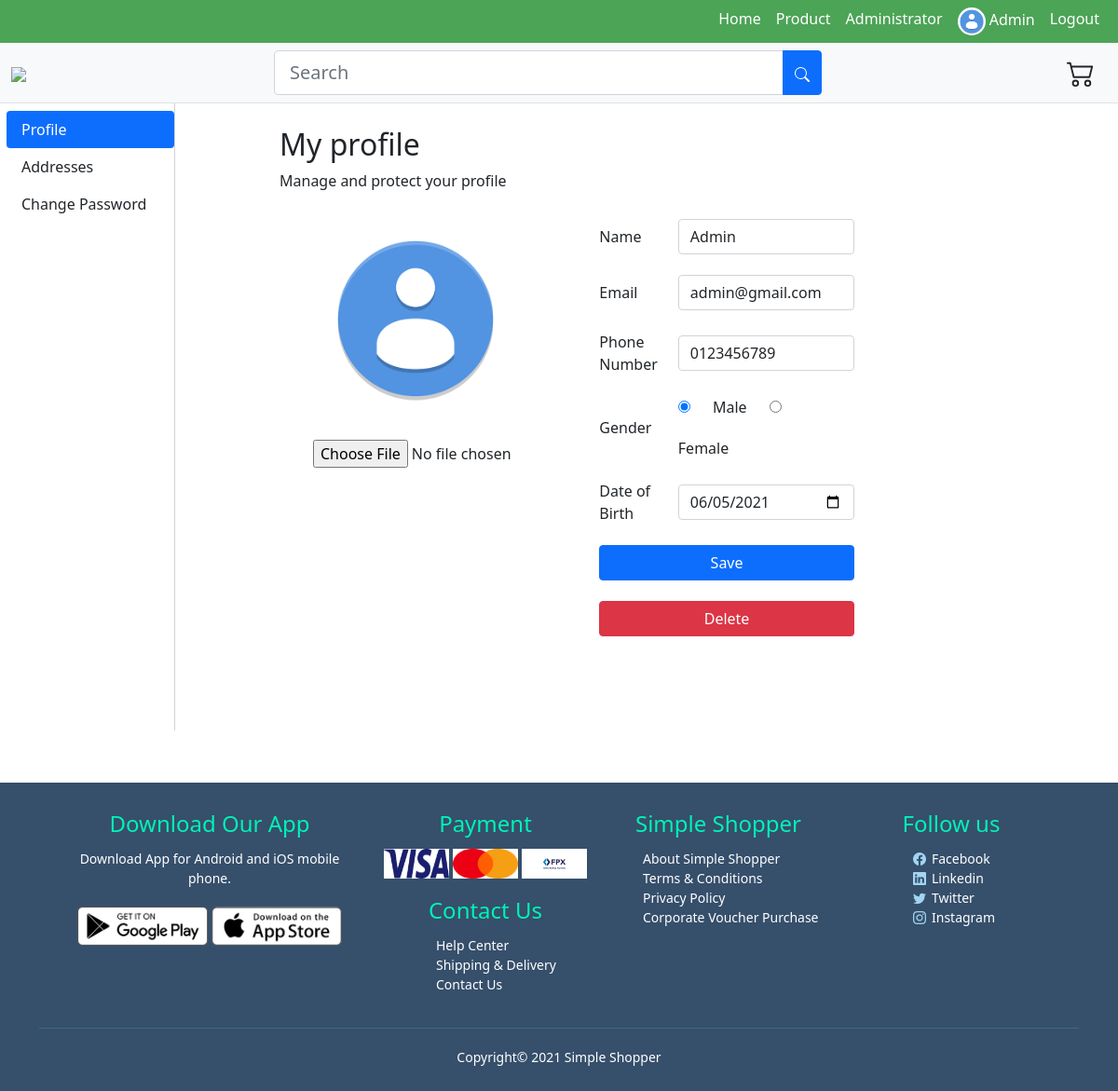
Page /php/profile.php (signed in) on the committed database.
### tables this page shows
CREATE TABLE `user` (
  `user_id` int(11) NOT NULL,
  `password` varchar(100) NOT NULL,
  `name` varchar(100) NOT NULL,
  `email` varchar(50) NOT NULL,
  `phone` varchar(30) NOT NULL,
  `gender` varchar(10) NOT NULL,
  `dob` date NOT NULL,
  `profile` varchar(10000) NOT NULL,
  `status` varchar(5) NOT NULL
);

### db/conn.php (called while the page is built, shortened)
<?php
    $host='127.0.0.1';
    $db='simple_shopper';
    $user='root';
    $password='';
    $charset='utf8mb4';
    $dsn= "mysql:host=$host;dbname=$db;charset=$charset";
    try{
        $pdo=new PDO($dsn,$user,$password);
        $pdo->setAttribute(PDO::ATTR_ERRMODE,PDO::ERRMODE_EXCEPTION);
    }catch(PDOException $e){
        throw new PDOException($e->getMessage());
    }
    require_once 'user.php';
    $user=new User($pdo);
?>

### db/user.php (called while the page is built, shortened)
<?php
class User{
    private $db;
    function __construct($conn){
        $this->db=$conn;
    }
    public function getUser($id){
        try{
            $sql="SELECT *FROM `user` where user_id=:id";
            $stmt=$this->db->prepare($sql);
            $stmt->bindparam(':id',$id);
            $stmt->execute();
            $result=$stmt->fetch(PDO::FETCH_ASSOC);
            return $result;
        }
        catch(PDOException $e){
            echo $e->getMessage();
            return false;
        }
    }
}
?>

### php/profile.php (the view, shortened to what this page needs)
<?php
    require_once '../db/conn.php';
    $result=$user->getUser($_SESSION['user_id']);
?>
<!DOCTYPE html>
<html lang="en">
<head>
    <link href="https://cdn.jsdelivr.net/npm/bootstrap@5.0.0-beta3/dist/css/bootstrap.min.css" rel="stylesheet">
    <link rel="stylesheet" href="../style//footer.css">
    <link rel="stylesheet" href="../style/setting.css">
    <link rel="stylesheet" href="../style/profile.css">
    <link rel="stylesheet" href="https://cdn.jsdelivr.net/npm/bootstrap-icons@1.4.0/font/bootstrap-icons.css">
</head>
<body class="bg-white">
    <header class="navbar navbar-expand-lg navbar-dark py-0 " style="background-color: #4ca456;">
        <div class="container-fluid">
            <div class="collapse navbar-collapse" id="navbarNav">
                <ul class="navbar-nav ms-auto">
                    <li class="nav-item">
                        <a class="nav-link" href="../index.php" style="color: white;">Home</a>
                    </li>
                    <li class="nav-item">
                        <a class="nav-link" href="search.php?keywords=" style="color: white;">Product</a>
                    </li>
                    <?php
                        if(!empty($_SESSION['user_id']))
                        {
                            $result = $user-> getUser($_SESSION['user_id']);
                            if($_SESSION['status'] != "Admin"){
                                echo '<li class = nav-item"><a class="nav-link" href="profile.php" style="color: white;"><img class="rounded-circle" src="'.$result['profile'].'" height="30mm;"> '.$result['name'].'</a>';
                                echo '<li class="nav-item"><a class="nav-link" href="logout.php" style="color:white;">Logout</a>';
                            }else{
                                echo '<li class="nav-item" id="admin"><a class="nav-link" href="administrator.php" style="color:white;">Administrator</a>';
                                echo '<li class = nav-item"><a class="nav-link" href="profile.php" style="color: white;"><img class="rounded-circle" src="'.$result['profile'].'" height="30mm;"> '.$result['name'].'</a>';
                                echo '<li class="nav-item"><a class="nav-link" href="logout.php" style="color:white;">Logout</a>';
                            }
                        }
                            else{
                            echo '<li class="nav-item"><a class="nav-link" id="sign-up" href="signup.php" style="color:white;">Sign Up</a>';
                            echo '<li class="nav-item"><a class="nav-link" id="sign-in" href="login.php" style="color:white;">Log in</a>';
                            }
                    ?>
                </ul>
            </div>
        </div>
    </header>
    <header class="navbar sticky-top navbar-expand-lg navbar-light bg-light border-bottom">
        <div class="container-fluid">
            <div class="col col-auto">
                <a class="navbar-brand" href="../index.php"><img src="../assets/Logo/SSLogo2.png" height="70mm"></a>
            </div>
            <form class="col col-6" method="GET" action="search.php">
                <div class="input-group mx-auto">
                    <input type="search" id="search" name="keywords" class="form-control form-control-lg mx-auto" placeholder="Search"/>
                    <button type="submit" id="searchButton" class="btn btn-primary">
                    </button>
                </div>
            </form>
            <div class="col col-auto justify-content-end dropdown">
                <button type="button" id="dLabel"  class="btn btn-default" onclick="shoppingListClick(<?php if(isset($_SESSION['user_id'])){echo 1;}else{echo 0;} ?>, false)">
                </button>
            </div>
        </div>
    </header>
    <div class="container-fluid main-content">
        <nav class="navbar navbar-light bg-white">
            <ul class="nav nav-pills flex-column mb-auto">
                <li class="nav-item"><a href="profile.php" class="nav-link active">Profile</a></li>
                <li class="nav-item"><a href="address.php" class="nav-link link-dark">Addresses</a></li>
                <li class="nav-item"><a href="password.php" class="nav-link link-dark">Change Password</a></li>
            </ul>
        </nav>
        <main>
            <div class='container-fluid profile'>
                <h2>My profile</h2>
                <p>Manage and protect your profile</p>
            </div>
            <form enctype="multipart/form-data" action="profile.php" method="post">
                <div class="row">
                    <div class="col-md-4 image">
                        <img class="rounded-circle justify-content-center" id='img_preview' alt="profle_img" src="<?php echo $result['profile'];?>" data-holder-rendered="true">
                        <input type="file" class=".form-control-file" id='img_upload' accept="image/*" onchange="preview()" name='profile'>
                    </div>
                    <div class="col-md-4">
                        <table>
                            <tr>
                                <td><input type='hidden' name='id' value=<?php echo $result['user_id']?>></td>
                            </tr>
                            <tr>
                                <td><label for="name">Name</label></td>
                                <td><input type="text" class="form-control" id="name" name='name' value="<?php echo $result['name']?>" required></td>
                            </tr>
                            <tr>
                                <td><label for="email">Email</label></td>
                                <td><input type="email" class="form-control" id="email" name='email' value="<?php echo $result['email']?>" required></td>
                            </tr>
                            <tr>
                                <td><label for="phone">Phone Number</label></td>
                                <td><input type="text" class="form-control" id="phone" name='phone' value="<?php echo $result['phone']?>" required></td>
                            </tr>
                            <tr>
                                <td><label for="gender">Gender</label></td>
                                <td>
                                    <input type="radio" id="male" name="male" onclick='removeFemale()' <?php if($result['gender']=='male') echo 'checked'?>/>
                                    <label for="male">Male</label>
                                    <input type="radio" id="female" name="female" onclick='removeMale()' <?php if($result['gender']=='female') echo 'checked'?>/>
                                    <label for="female">Female</label>
                                </td>
                            </tr>
                            <tr>
                                <td><label for="dob">Date of Birth</label></td>
                                <td><input type="date" class="form-control" name='dob' id="dob" value="<?php echo $result['dob']?>"></td>
                            </tr>
                            <tr>
                                <td colspan="2" align="center">
                                    <input type="submit" value="Save" name='submit' onclick='(e)=>{e.preventDefault()}' class="btn btn-primary">
                                </td>
                            </tr>
                            <tr>
                                <td colspan="2" align="center">
                                    <input type='submit' class="btn btn-danger" id="delete" value='Delete'></input>
                                </td>
                            </tr>
                        </table>
                    </div>
                </div>
            </form>
        </main>
    </div>
    <div class = "footer">
        <div class="container">
            <div class="row justify-content-center">
                <div class="footer-col-1">
                <h4>Download Our App</h4>
                <p>Download App for Android and iOS mobile phone.</p>
                    <div class="app-logo">
                        <img src="../assets/footer/play-store.png">
                        <img src="../assets/footer/app-store.png" >
                    </div>
                </div>
                <div class="footer-col-2">
                    <h4>Payment</h4>
                        <img src="../assets/footer/Visa+Brand+Mark+-+Blue+-+900x291.jpg">
                        <img src="../assets/footer/300px-Mastercard_2019_logo.svg.png" style="background-color: white;">
                        <img src="../assets/footer/FPX-Logo-1.png"  style="background-color: white;">
                        <br>
                        <h4 style="margin-top: 20px;">Contact Us</h4>
                        <ul>
                            <li><a href="#">Help Center</a></li>
                            <li><a href="#">Shipping & Delivery</a></li>
                            <li><a href="#">Contact Us</a></li>
                        </ul>
                </div>
                <div class="footer-col-4">
                    <h4>Simple Shopper</h4>
                    <ul>
                        <li><a href="#">About Simple Shopper</a></li>
                        <li><a href="#">Terms & Conditions</a></li>
                        <li><a href="#">Privacy Policy</a></li>
                        <li><a href="#">Corporate&nbsp;Voucher&nbsp;Purchase</a></li>
                    </ul>
                </div>
                <div class="footer-col-3">
                    <h4>Follow us</h4>
                    <ul>
                        <li><a href="#"><i class="bi bi-facebook" style="margin-right: 6px; color: #A2D5F2; padding-left: 40px;"></i>Facebook</a></li>
                        <li><a href="#"><i class="bi bi-linkedin" style="margin-right: 6px; color: #A2D5F2; padding-left: 40px;"></i>Linkedin</a></li>
                        <li><a href="#"><i class="bi bi-twitter" style="margin-right: 6px; color: #A2D5F2; padding-left: 40px;"></i>Twitter</a></li>
                        <li><a href="#"><i class="bi bi-instagram" style="margin-right: 6px; color: #A2D5F2; padding-left: 40px;"></i>Instagram</a></li>
                    </ul>
                </div>
            </div>
            <hr>
            <p class="copyright">Copyright&copy; 2021 Simple Shopper</p>
        </div>
    </div>
</body>
</html>

### style/footer.css (style rules this page uses)
.footer { background:#364F6B; color:#ffffff ; font-size: 14px; margin-top: 50px; padding: 30px 0 10px; width: 100%; justify-content: center; }
.footer .row { justify-content: center; }
.footer p { color: #ffffff; }
.footer h4 { color: rgb(0, 243, 182); margin-bottom: 12px; }
.footer-col-1, .footer-col-2, .footer-col-3,.footer-col-4 { text-align: center; min-width: 250px; }
.footer-col-1 { align-items: center; flex-basis:30%; }
.footer-col-2 { text-align: center; flex-basis: 20%; justify-content: center; }
.footer-col-2 img { width: 70px; height: 32px; }
.footer-col-3 { flex-basis: 10%; text-align: center; }
.footer-col-4 { flex-basis: 5%; text-align: center; }
.footer ul { list-style-type: none; text-align:justify; justify-content: center; }
.footer-col-2 ul { padding-left: 60px; }
.footer a { color:#ffffff; text-decoration: none; }
.app-logo { margin-top: 20px; }
.app-logo img { width: 140px; }
.footer hr { border: none; background: #3fc1c9; height: 1px; margin: 20px 0; }
.copyright { text-align: center; }

### style/setting.css (style rules this page uses)
* { box-sizing: center; }
.container-fluid { display: inline-block; }
nav { float: left; height: 60vh; margin-left: -5px; }
nav ul { width: 15vw; }
main { float: left; padding-top: 25px; padding-left: 100px; min-height: 500px; width: 80vw; border-left: 1px solid lightgray; }
.btn-primary,.btn-info,.btn-danger { transition-duration: 0.2s; }

### style/profile.css (style rules this page uses)
main label { margin: 10px; }
main input { margin: 10px; }
main { width: 80vw; }
.btn-danger { width: 100%; margin-bottom: 100px; margin-left: 10px; }
main .btn-primary { width: 100%; }
table { width: 60%; }
main img { max-width: 200px; max-height: 2000px; margin: 20px; }
.image { padding-left: 50px; margin-right: 50px; }

### rows in the picture
user: profile (placeholder picture), name "Admin", email "admin@gmail.com", phone "0123456789", gender "☑ Male", gender "☐ Female", dob "06/05/2021"
